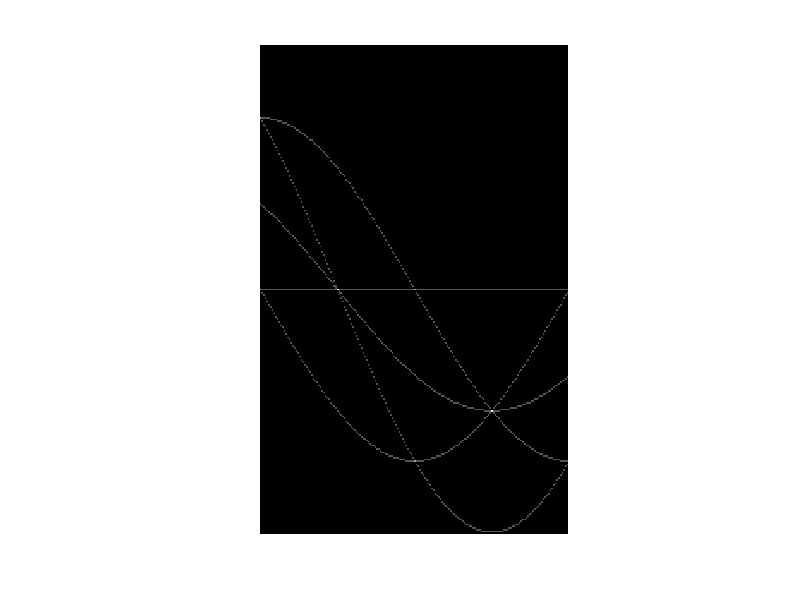
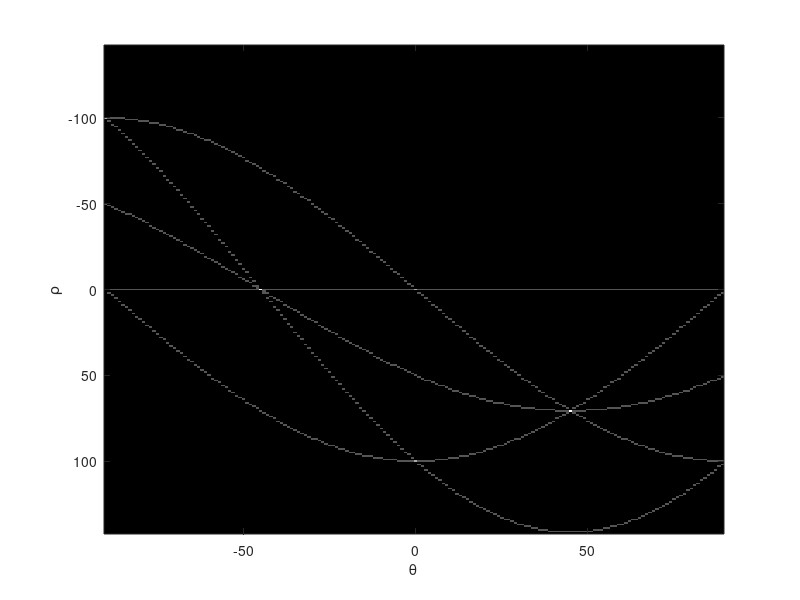

MATLAB code for these plots, in order:
f = zeros(101,101);
f(1,1) = 1;
f(101,1) = 1;
f(1,101) = 1;
f(101,101) = 1;
f(51,51) = 1;
H = hough(f);
imshow(H,[ ])
[H,theta,rho] = hough(f);
figure,imshow(H,[],'XData',theta,'YData',rho,'InitialMagnification','fit')
axis on,axis normal
xlabel('\theta'),ylabel('\rho')